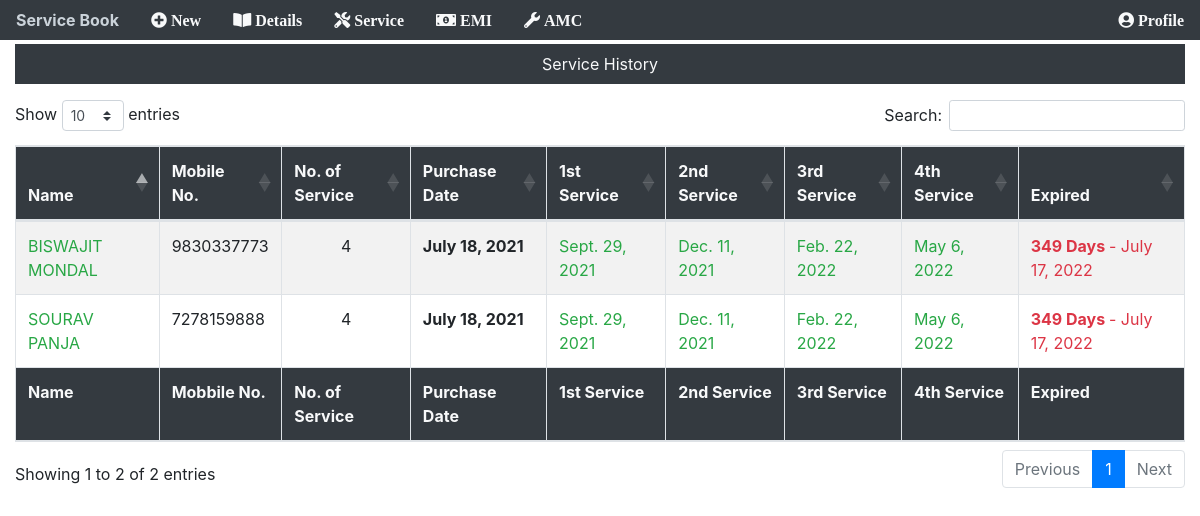
Page /customer/service (signed in) on the committed database.
### app/models.py (models this page shows, shortened)
class customerDetails(models.Model):
    custimerId = models.AutoField(primary_key=True)
    name = models.CharField(max_length=100)
    address = models.CharField(max_length=100, null=True)
    phoneNo = models.CharField(max_length=100, unique=True)
    email = models.EmailField(null=True)
    service = models.IntegerField(null=True, blank=True)
    emi = models.CharField(max_length=10, null=True, blank=True)
    modelNameOne = models.CharField(max_length=100)
    quantityOne = models.CharField(max_length=2, null=True)
    modelNoOne = models.CharField(max_length=100)
    modelNameTwo = models.CharField(max_length=100, blank=True)
    quantityTwo = models.CharField(max_length=2, null=True, blank=True)
    modelNoTwo = models.CharField(max_length=100, blank=True)
    purchaseDate = models.DateField(auto_now=False, auto_now_add=False)
    totalAmount = models.IntegerField()
    advanceAmount = models.IntegerField()
    dueAmount = models.IntegerField(null=True)
    def service_1(self):
        td = timedelta(days=73)
        pDate = self.purchaseDate
        return pDate + td
    def service_2(self):
        td = timedelta(days=73)
        return self.service_1() + td
    def service_3(self):
        td = timedelta(days=73)
        return self.service_2() + td
    def service_4(self):
        td = timedelta(days=73)
        return self.service_3() + td
    def one_year_from_purchase_date(self):
        years = timedelta(days=364)
        return self.purchaseDate + years
    def count(self):
        exp = self.one_year_from_purchase_date()
        tday = date.today()
        cou = exp - tday
        return cou.days

### app/views.py (the view)
# urls.py: path('customer/service', views.service, name="service"),
@login_required(login_url="/login")
def service(request):
    dtt = customerDetails.objects.all()
    return render(request, "main/service.html", {"dtt": dtt})

### templates/main/service.html (shortened to what this page needs)
{% include "main/base.html" %} {% block content %}
<div class="container-fluid">
  <div class="bg-dark mt-1">
    <p class="nav-link text-light text-center">Service History</p>
  </div>
  <table
    id="example"
    class="table table-striped table-bordered"
    style="width: 100%"
  >
    <thead class="bg-dark text-light">
      <tr>
        <th>Name</th>
        <th>Mobile No.</th>
        <th>No. of Service</th>
        <th>Purchase Date</th>
        <th>1st Service</th>
        <th>2nd Service</th>
        <th>3rd Service</th>
        <th>4th Service</th>
        <th>Expired</th>
      </tr>
    </thead>
    <tbody>
      {% for dt in dtt %}
      <tr>
        <td>
          <a href="{% url 'iddetails' dt.custimerId %}" class="text-success"
            >{{dt.name | upper}}</a
          >
        </td>
        <td>{{dt.phoneNo}}</td>
        <td class="text-center">{{dt.service}}</td>
        <td><strong>{{dt.purchaseDate}}</strong></td>
        <td>
          <a
            href="{% url 'technicianPage' dt.custimerId %}"
            class="text-success"
            >{{ dt.service_1}}</a
          >
        </td>
        <td>
          <a
            href="{% url 'technicianPage' dt.custimerId %}"
            class="text-success"
            >{{ dt.service_2}}</a
          >
        </td>
        <td>
          <a
            href="{% url 'technicianPage' dt.custimerId %}"
            class="text-success"
            >{{ dt.service_3}}</a
          >
        </td>
        <td>
          <a
            href="{% url 'technicianPage' dt.custimerId %}"
            class="text-success"
            >{{ dt.service_4 }}</a
          >
        </td>
        <td>
          <a class="text-danger">
            <strong>{{ dt.count }} Days </strong> -
            {{dt.one_year_from_purchase_date}}
          </a>
        </td>
      </tr>
      {% endfor %}
    </tbody>
    <tfoot class="bg-dark text-light">
      <tr>
        <th>Name</th>
        <th>Mobbile No.</th>
        <th>No. of Service</th>
        <th>Purchase Date</th>
        <th>1st Service</th>
        <th>2nd Service</th>
        <th>3rd Service</th>
        <th>4th Service</th>
        <th>Expired</th>
      </tr>
    </tfoot>
  </table>
</div>
{% endblock content %}

### rows in the picture
customerDetails: name "SOURAV PANJA", phoneNo "7278159888", service "4", purchaseDate "July 18, 2021", service_1 "Sept. 29, 2021", service_2 "Dec. 11, 2021", service_3 "Feb. 22, 2022", service_4 "May 6, 2022", count "349", one_year_from_purchase_date "July 17, 2022"
customerDetails: name "BISWAJIT MONDAL", phoneNo "9830337773", service "4", purchaseDate "July 18, 2021", service_1 "Sept. 29, 2021", service_2 "Dec. 11, 2021", service_3 "Feb. 22, 2022", service_4 "May 6, 2022", count "349", one_year_from_purchase_date "July 17, 2022"
